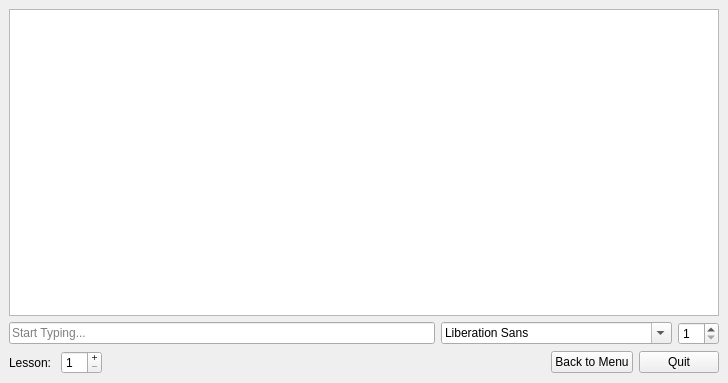
<?xml version="1.0" encoding="UTF-8"?>
<ui version="4.0">
 <class>MainWindow</class>
 <widget class="QMainWindow" name="MainWindow">
  <property name="geometry">
   <rect>
    <x>0</x>
    <y>0</y>
    <width>728</width>
    <height>383</height>
   </rect>
  </property>
  <property name="windowTitle">
   <string>[name] — Touch Typing Tutorial</string>
  </property>
  <widget class="QWidget" name="centralwidget">
   <layout class="QVBoxLayout" name="verticalLayout">
    <item>
     <widget class="QTextBrowser" name="textBrowser"/>
    </item>
    <item>
     <layout class="QHBoxLayout" name="horizontalLayout">
      <item>
       <widget class="QLineEdit" name="lineEdit">
        <property name="placeholderText">
         <string>Start Typing...</string>
        </property>
       </widget>
      </item>
      <item>
       <widget class="QFontComboBox" name="fontComboBox"/>
      </item>
      <item>
       <widget class="QSpinBox" name="spinBox">
        <property name="minimum">
         <number>1</number>
        </property>
       </widget>
      </item>
     </layout>
    </item>
    <item>
     <layout class="QHBoxLayout" name="horizontalLayout_2">
      <item>
       <layout class="QFormLayout" name="formLayout">
        <item row="0" column="0">
         <widget class="QLabel" name="label">
          <property name="text">
           <string>Lesson: </string>
          </property>
         </widget>
        </item>
        <item row="0" column="1">
         <widget class="QSpinBox" name="spinBox_2">
          <property name="buttonSymbols">
           <enum>QAbstractSpinBox::PlusMinus</enum>
          </property>
          <property name="minimum">
           <number>1</number>
          </property>
         </widget>
        </item>
       </layout>
      </item>
      <item>
       <spacer name="horizontalSpacer">
        <property name="orientation">
         <enum>Qt::Horizontal</enum>
        </property>
        <property name="sizeHint" stdset="0">
         <size>
          <width>40</width>
          <height>20</height>
         </size>
        </property>
       </spacer>
      </item>
      <item>
       <widget class="QPushButton" name="pushButton">
        <property name="text">
         <string>Back to Menu</string>
        </property>
       </widget>
      </item>
      <item>
       <widget class="QPushButton" name="pushButton_2">
        <property name="text">
         <string>Quit</string>
        </property>
       </widget>
      </item>
     </layout>
    </item>
   </layout>
  </widget>
 </widget>
 <resources/>
 <connections/>
</ui>
